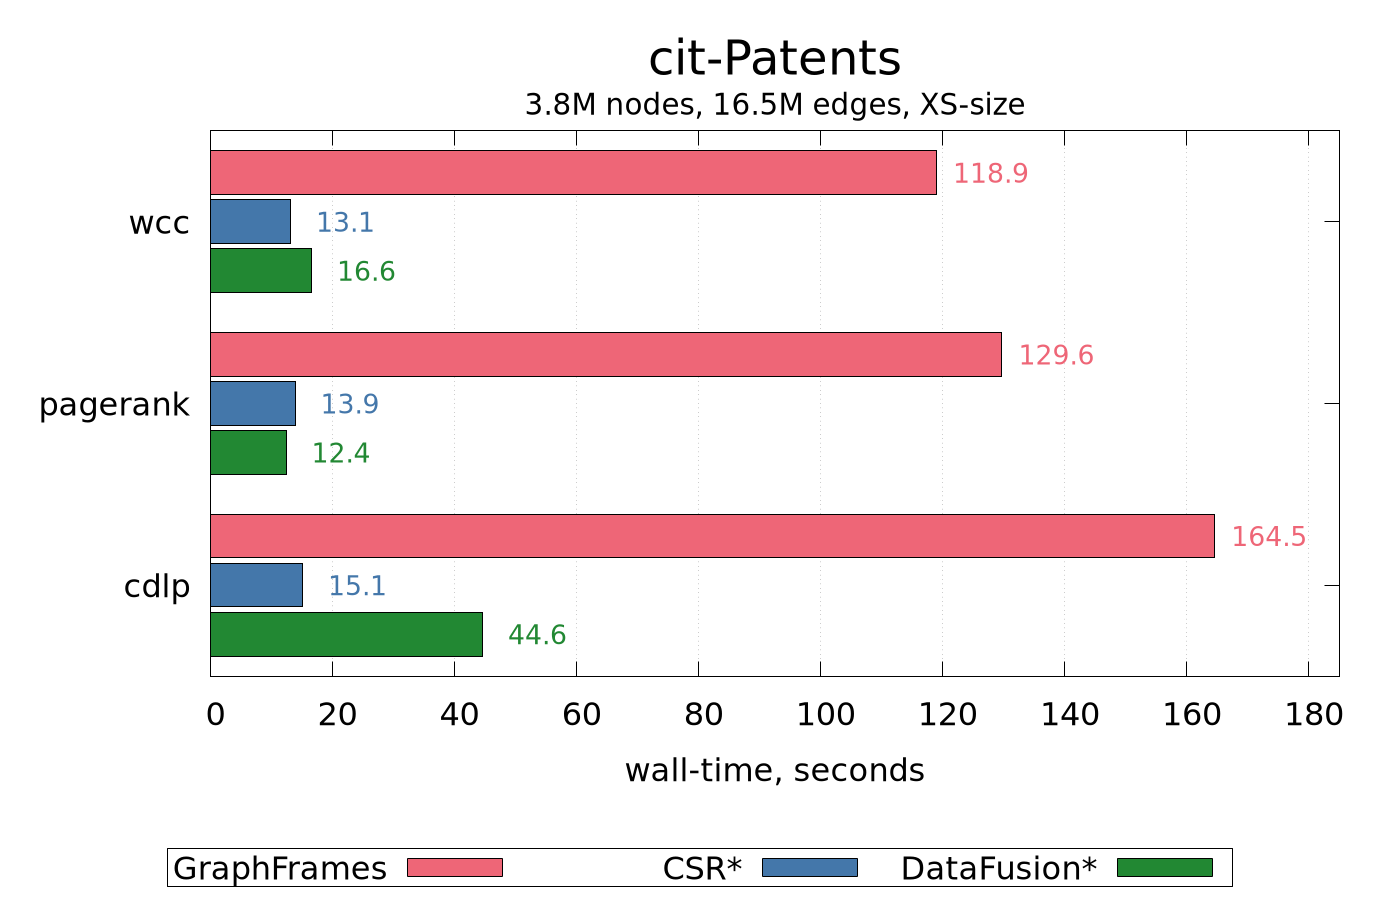

gnuplot code for this plot:
# cit-Patents.gnuplot
# Grouped horizontal bar chart: wall-time per algorithm per engine.
#
# Usage:
#   gnuplot cit-Patents.gnuplot
#
# Output:
#   cit-Patents.png

set terminal pngcairo size 1400,900 enhanced font "DejaVu Sans,24"
set output "cit-Patents.png"

set title "cit-Patents" font "DejaVu Sans,36"

set label 100 "3.8M nodes, 16.5M edges, XS-size" \
    at graph 0.5, graph 1.05 center font "DejaVu Sans,22"

set xlabel "wall-time, seconds"

# Reserve enough bottom margin for the xlabel plus a bottom-center legend,
# and anchor the legend at the bottom-center of the image
# (bmargin placement alone lets it collide with the xlabel).
set bmargin 6
set key at screen 0.5, screen 0.015 center bottom horizontal box opaque

# Horizontal bars: X carries the wall-time, Y the algorithm labels.
# Row 3 = wcc (top), 2 = pagerank, 1 = cdlp (bottom).
set yrange [0.5:3.5]
set ytics ("wcc" 3, "pagerank" 2, "cdlp" 1)

set xrange [0:185]

set grid xtics

set style fill solid 1.0 border -1

# Group geometry: one row per algorithm, three engines per row.
row_gap  = 0.27   # vertical offset between engine bars within a group
bar_half = 0.12   # half-height of a single bar

set style line 1 lc rgb "#EE6677"   # GraphFrames
set style line 2 lc rgb "#4477AA"   # CSR-based engine
set style line 3 lc rgb "#228833"   # DataFusion based engine

# Data: wall-time (seconds)  algorithm-row
$graphframes << EOD
118.90 3
129.62 2
164.47 1
EOD

$csr << EOD
13.14 3
13.86 2
15.07 1
EOD

$datafusion << EOD
16.57 3
12.40 2
44.60 1
EOD

# Bars: boxxyerrorbars spans x from 0 to wall-time, y from row-gap to row+gap.
# Wall-time labels at the end of each bar.
plot $graphframes using ($1):($2+row_gap):(0):($1):($2+row_gap-bar_half):($2+row_gap+bar_half) \
         with boxxyerrorbars ls 1 title "GraphFrames", \
     $csr          using ($1):($2):(0):($1):($2-bar_half):($2+bar_half) \
         with boxxyerrorbars ls 2 title "CSR*", \
     $datafusion   using ($1):($2-row_gap):(0):($1):($2-row_gap-bar_half):($2-row_gap+bar_half) \
         with boxxyerrorbars ls 3 title "DataFusion*", \
     $graphframes using ($1+9):($2+row_gap):(sprintf("%.1f", $1)) \
         with labels font "DejaVu Sans,20" textcolor rgb "#EE6677" notitle, \
     $csr          using ($1+9):($2):(sprintf("%.1f", $1)) \
         with labels font "DejaVu Sans,20" textcolor rgb "#4477AA" notitle, \
     $datafusion   using ($1+9):($2-row_gap):(sprintf("%.1f", $1)) \
         with labels font "DejaVu Sans,20" textcolor rgb "#228833" notitle
